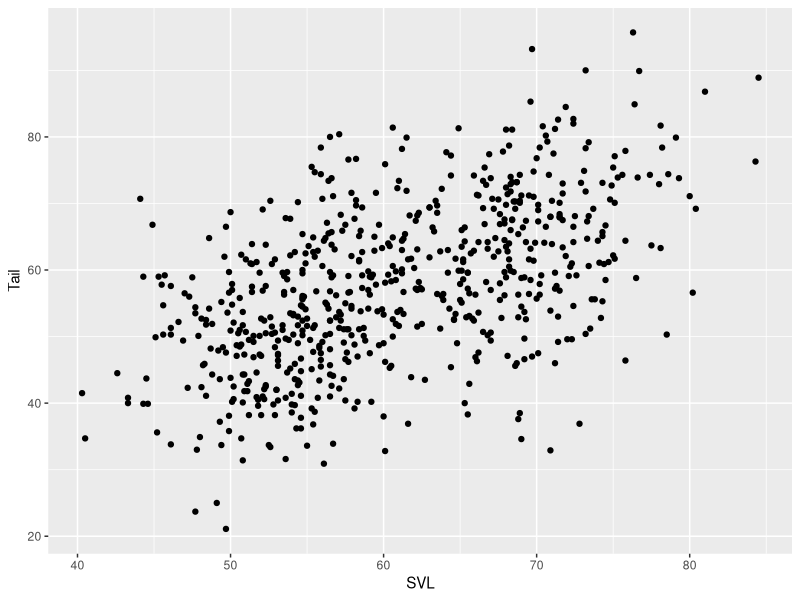
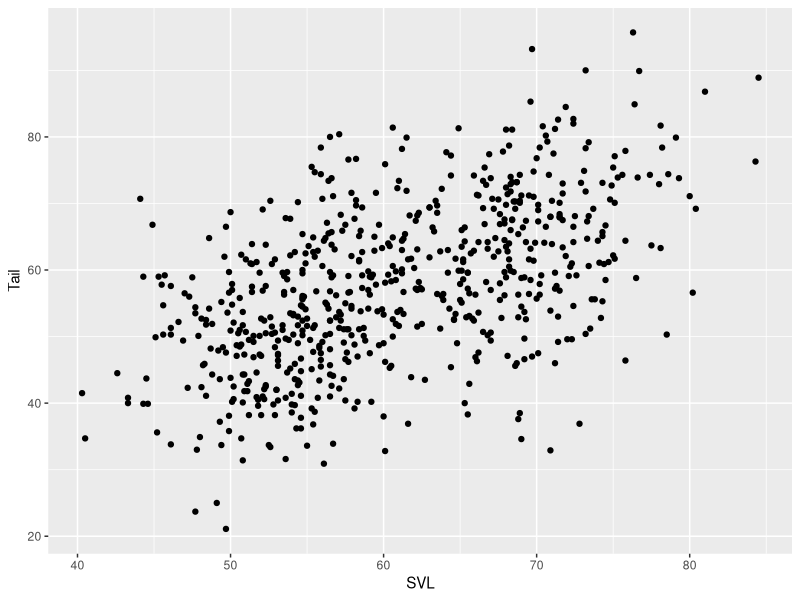
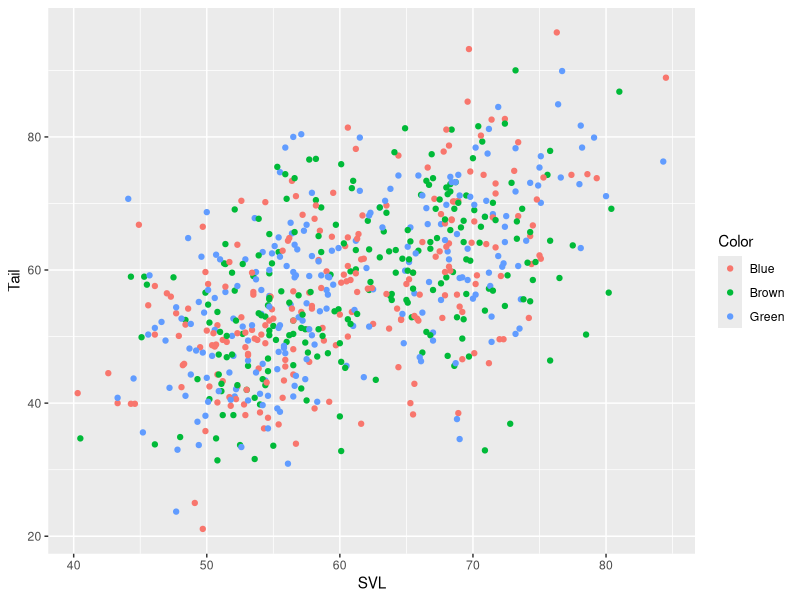
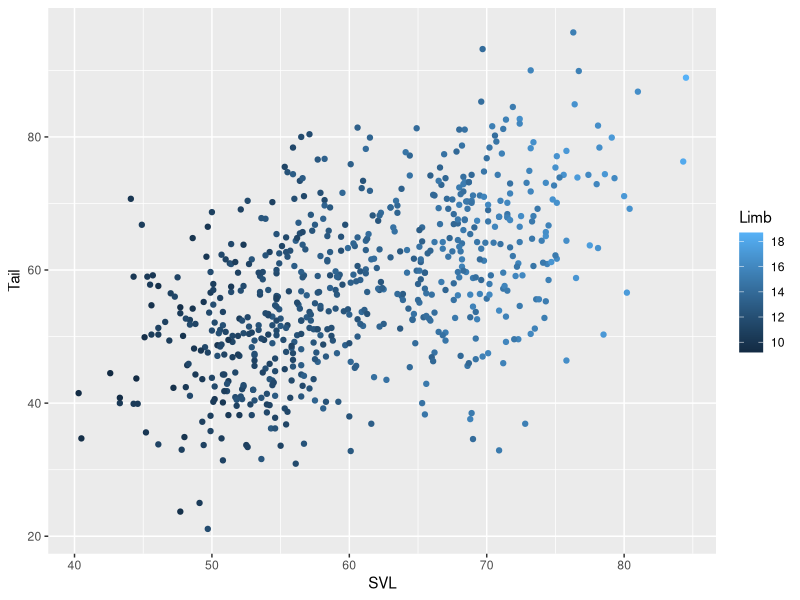
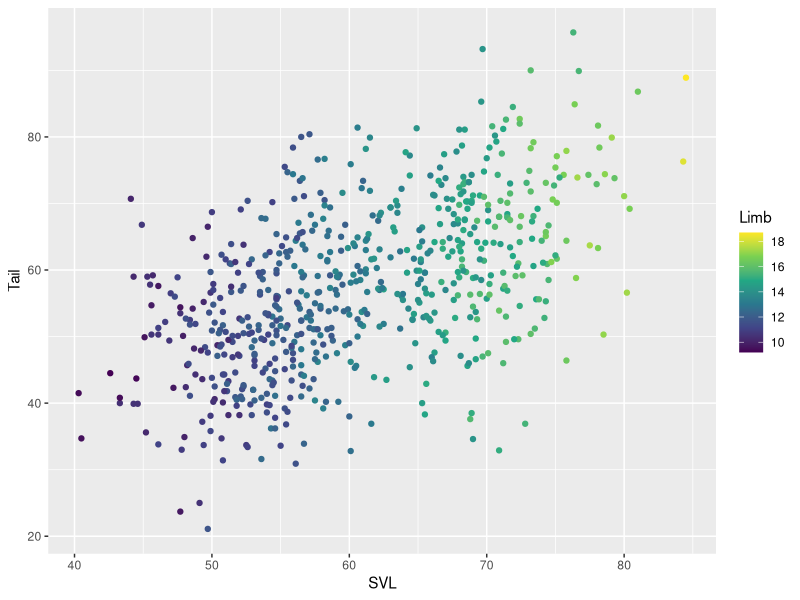
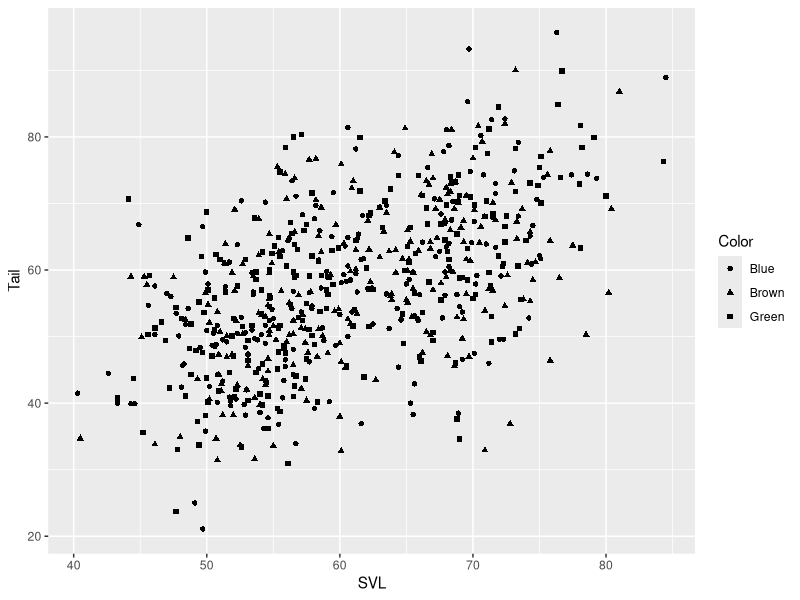
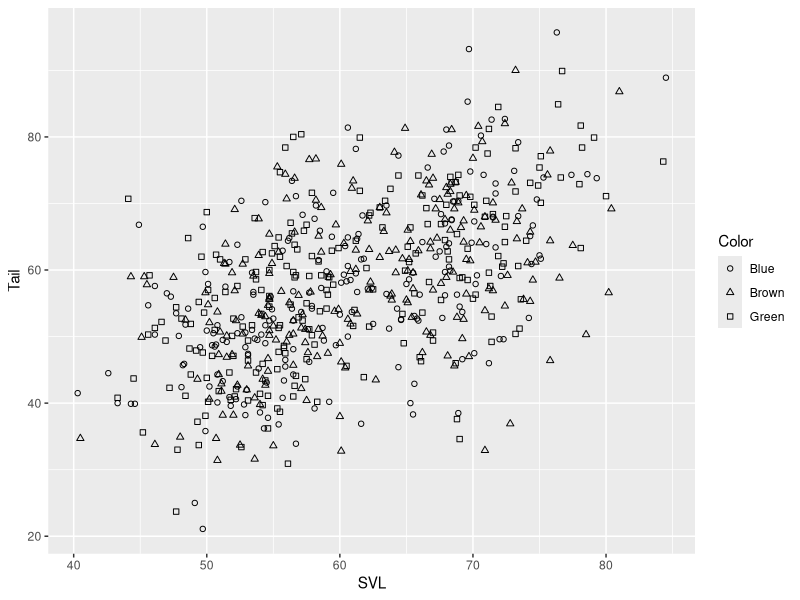
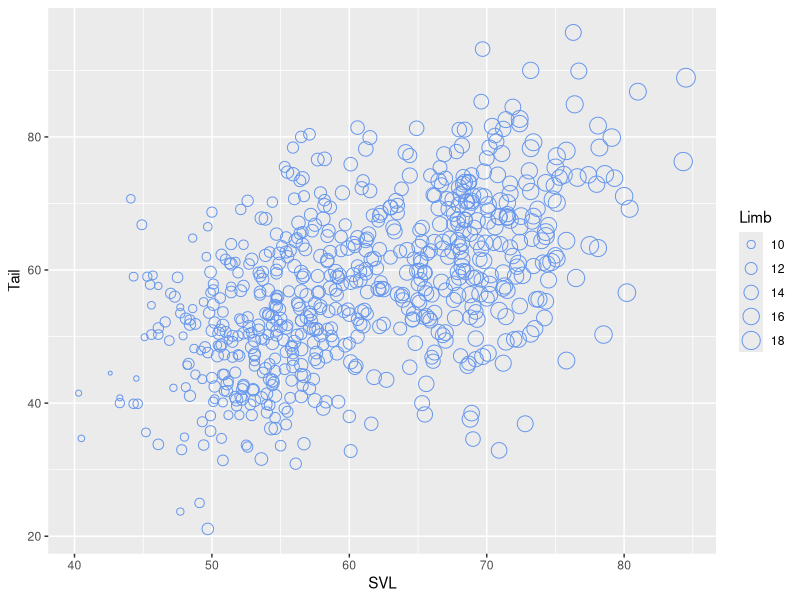

Source code (R) for these figures, in order:
# This is the r_code for week 0
# Anything after a pound/hash/number sign is a comment

#### Installing some packages #### 
# First, there are a few packages that need to be installed 
# I'll explain what they are and how they work in a minute,
# but this can take a minute so let's get it started now

# Move your cursor to the next line and press Ctrl+Enter
install.packages("tidyverse") # It may be Cmd+Enter for Mac users
# This sends the line to the Console window and executes it
# If you're asked to pick a server/mirror, go with the first option
# (O-cloud)
install.packages("cowplot") # Install this package too

# If you already have these installed, make sure they're the 
# latest versions.  If not, then please run the above code to
# update them

library(tidyverse)

#### let's take a look at some data ####

lizards <- read_csv("data/anoles.csv") # This loads in the dataset

lizards # This is a tidy data frame;
# Each column is a separate variable; each row is an observation
glimpse(lizards)
View(lizards)

## Data visualization

base_plot <- 
  ggplot(data = lizards) + # sets up a plot around lizards
  aes(x = SVL, y = Tail) + # Connects columns of lizards to plot aesthetics
  geom_point() # defines a visual layer; in this case, points
base_plot # show results

# This is functional, but doesn't look much like a scientific figure

library(cowplot) # Load this package to change the default appearance
base_plot 

# Some aesthetics
  # Color 

base_plot + aes(color = Color) # discrete color

base_plot + aes(color = Limb) # continuous color

# Scales change the way that data is mapped to visual elements
base_plot + aes(color = Limb) + scale_color_viridis_c()

  # Shape
base_plot + aes(shape = Color)
base_plot + aes(shape = Color) + scale_shape(solid = FALSE)

# Size
ggplot(data = lizards) + 
  aes(x = SVL, y = Tail, size = Limb) + 
  geom_point(color = "cornflowerblue", shape = 1)


# You can also give points fixed aesthetic values
ggplot(data = lizards) + 
  aes(x = SVL, y = Tail, shape = Color) + 
  geom_point(size = 2.5, color = "cornflowerblue") + 
  scale_shape(solid = FALSE)

# Or double up on Aesthetics
ggplot(data = lizards) + 
  aes(x = SVL, y = Tail, shape = Color, color = Color) + 
  geom_point(size = 2.5) + 
  scale_shape(solid = FALSE)

base_plot + aes(color = Limb, shape = Color) + 
  scale_shape(solid = FALSE) +
  scale_color_viridis_c()
  
# Geoms are different ways to visualize data
# 

## Discrete X ##
# Histograms
ggplot(data = lizards) + 
  aes(x = Diameter) + 
  geom_histogram()
# Note that there's a warning there; in this case

ggplot(data = lizards) + 
  aes(x = Diameter) + 
  geom_histogram(binwidth = 2.5) # binwidths option fixes the warning

# Density Plots
ggplot(data = lizards) + 
  aes(x = Diameter) + 
  geom_density()

# Exercise: How could you use a density plot or histogram to compare Diameter distribution of different lizard Color morphs?

# Discrete X, continuous Y

# boxplots
box_plots <- ggplot(data = lizards) + 
  aes(x = Site, y = Height) + 
  geom_boxplot() 

box_plots + aes(fill = Color) # Note that we're using fill as the aesthetic, not color
# Generally, fill is used to color solid objects, color is used for lines or points

# Violin plot
ggplot(data = lizards) + 
  aes(x = Site, y = Height) + 
  geom_violin()  

# Jitter plot
ggplot(data = lizards) + 
  aes(x = Site, y = Height) + 
  geom_jitter(height = 0, width = .3)  # height and width control how much they can jiter

# Continuous X and Y

# Line graph
ggplot(data = lizards) + 
  aes(x = SVL, y = Tail) + 
  geom_line()
ggplot(data = lizards) + 
  aes(x = SVL, y = Tail, color = Color) + 
  geom_line()

# Regression line, with errors
ggplot(data = lizards) + 
  aes(x = SVL, y = Tail) + 
  geom_smooth(method = "lm", se = TRUE) # use se = FALSE to disable error regions

# Combining geoms
regression_plot <- ggplot(data = lizards) + 
  aes(x = SVL, y = Tail) + 
  geom_point(size = 2.5, shape = 1, alpha = .5) + 
  geom_smooth(method = "lm") # adds regression line
regression_plot 

# Exercise: explore the lizards dataset to see if there are any apparent relationships between different variables

# Facets
# Facets are a way to create several smaller plots out of one dataset

regression_plot + facet_wrap(~Color) # This splits the colors into separate plots

regression_plot + facet_wrap(~Site) # Note that by default, the scales are fixed to be the same
regression_plot + facet_wrap(~Site, scales = "free_x")

# Two_way faceting
regression_plot + facet_grid(Color~Perch_type)

# Bar graphs involve a statistical transformation of the data

# How many individuals were at each site?
ggplot(data = lizards) + 
  aes(x = Site) +
  geom_bar()

ggplot(data = lizards) + 
  aes(x = Site, fill = Perch_type) +
  geom_bar()

ggplot(data = lizards) + 
  aes(x = Site, fill = Perch_type) +
  geom_bar(position = "dodge")

ggplot(data = lizards) + 
  aes(x = Site, fill = Perch_type) +
  geom_bar() + facet_wrap(~Color)

# Cheat sheet
# Go to https://ggplot2.tidyverse.org/ for the help files